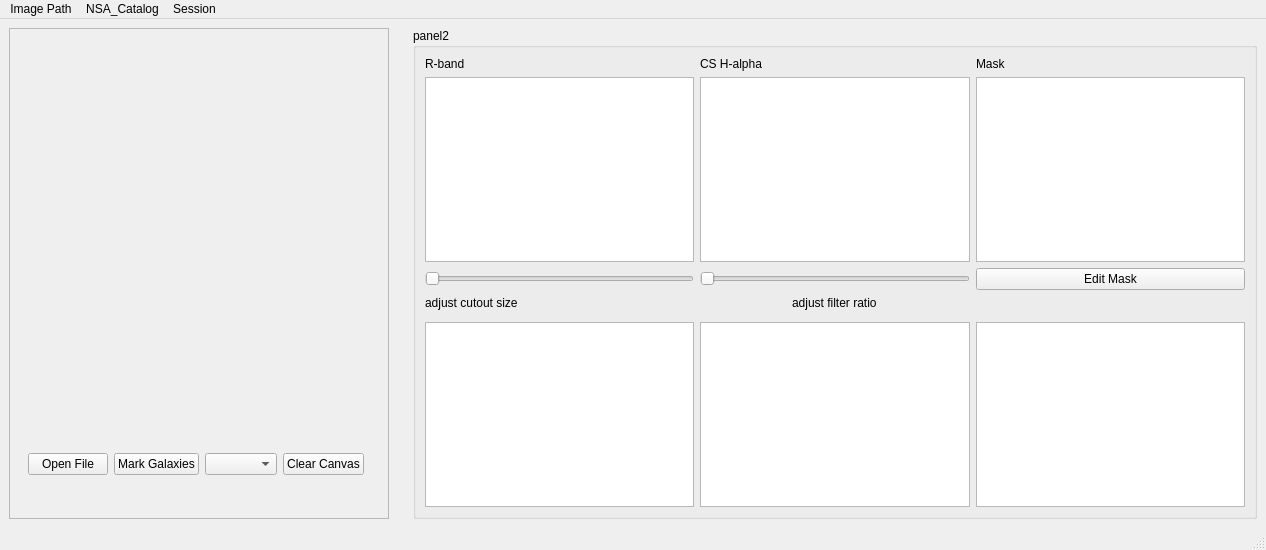
<?xml version="1.0" encoding="UTF-8"?>
<ui version="4.0">
 <class>MainWindow</class>
 <widget class="QMainWindow" name="MainWindow">
  <property name="geometry">
   <rect>
    <x>0</x>
    <y>0</y>
    <width>1266</width>
    <height>550</height>
   </rect>
  </property>
  <property name="windowTitle">
   <string>MainWindow</string>
  </property>
  <widget class="QWidget" name="centralwidget">
   <layout class="QHBoxLayout" name="horizontalLayout">
    <item>
     <widget class="QFrame" name="mainframe">
      <property name="frameShape">
       <enum>QFrame::StyledPanel</enum>
      </property>
      <property name="frameShadow">
       <enum>QFrame::Raised</enum>
      </property>
      <layout class="QGridLayout" name="gridLayout_2">
       <item row="1" column="1">
        <widget class="QWidget" name="widget_4" native="true"/>
       </item>
       <item row="5" column="0">
        <widget class="QWidget" name="button_bar" native="true">
         <layout class="QGridLayout" name="gridLayout_3">
          <item row="0" column="0">
           <widget class="QPushButton" name="wopen">
            <property name="text">
             <string>Open File</string>
            </property>
           </widget>
          </item>
          <item row="0" column="1">
           <widget class="QPushButton" name="wmark">
            <property name="text">
             <string>Mark Galaxies</string>
            </property>
           </widget>
          </item>
          <item row="0" column="2">
           <widget class="QComboBox" name="wgalid"/>
          </item>
          <item row="0" column="3">
           <widget class="QPushButton" name="wclear">
            <property name="text">
             <string>Clear Canvas</string>
            </property>
           </widget>
          </item>
         </layout>
        </widget>
       </item>
       <item row="4" column="1">
        <widget class="QWidget" name="widget_5" native="true"/>
       </item>
       <item row="2" column="1">
        <widget class="QWidget" name="widget_3" native="true"/>
       </item>
       <item row="3" column="1">
        <widget class="QWidget" name="widget_6" native="true"/>
       </item>
       <item row="5" column="1">
        <widget class="QWidget" name="widget_7" native="true"/>
       </item>
       <item row="1" column="0" rowspan="4">
        <widget class="QWidget" name="coadd_widget" native="true"/>
       </item>
      </layout>
     </widget>
    </item>
    <item>
     <widget class="QWidget" name="widget_8" native="true"/>
    </item>
    <item>
     <widget class="QWidget" name="widget_2" native="true"/>
    </item>
    <item>
     <widget class="QWidget" name="widget" native="true"/>
    </item>
    <item>
     <widget class="QGroupBox" name="groupBox">
      <property name="title">
       <string>panel2</string>
      </property>
      <layout class="QGridLayout" name="gridLayout">
       <item row="6" column="0">
        <widget class="QGraphicsView" name="profiles_r"/>
       </item>
       <item row="3" column="0">
        <widget class="QSlider" name="cutoutsizeslider">
         <property name="orientation">
          <enum>Qt::Horizontal</enum>
         </property>
        </widget>
       </item>
       <item row="1" column="2">
        <widget class="QLabel" name="label_3">
         <property name="text">
          <string>Mask</string>
         </property>
        </widget>
       </item>
       <item row="2" column="1">
        <widget class="QGraphicsView" name="cshalpha"/>
       </item>
       <item row="1" column="0">
        <widget class="QLabel" name="label">
         <property name="text">
          <string>R-band </string>
         </property>
        </widget>
       </item>
       <item row="1" column="1">
        <widget class="QLabel" name="label_2">
         <property name="text">
          <string>CS H-alpha</string>
         </property>
        </widget>
       </item>
       <item row="3" column="1">
        <widget class="QSlider" name="filterratioslider">
         <property name="orientation">
          <enum>Qt::Horizontal</enum>
         </property>
        </widget>
       </item>
       <item row="3" column="2">
        <widget class="QPushButton" name="emask">
         <property name="text">
          <string>Edit Mask</string>
         </property>
        </widget>
       </item>
       <item row="6" column="2">
        <widget class="QGraphicsView" name="profiles_norm"/>
       </item>
       <item row="6" column="1">
        <widget class="QGraphicsView" name="profiles_ha"/>
       </item>
       <item row="4" column="1" alignment="Qt::AlignHCenter">
        <widget class="QLabel" name="label_5">
         <property name="text">
          <string>adjust filter ratio</string>
         </property>
        </widget>
       </item>
       <item row="2" column="0">
        <widget class="QGraphicsView" name="rcutout"/>
       </item>
       <item row="2" column="2">
        <widget class="QGraphicsView" name="maskimage"/>
       </item>
       <item row="4" column="0">
        <widget class="QLabel" name="label_4">
         <property name="text">
          <string>adjust cutout size</string>
         </property>
        </widget>
       </item>
       <item row="5" column="0">
        <widget class="QWidget" name="widget_9" native="true"/>
       </item>
      </layout>
     </widget>
    </item>
   </layout>
  </widget>
  <widget class="QMenuBar" name="menubar">
   <property name="geometry">
    <rect>
     <x>0</x>
     <y>0</y>
     <width>1266</width>
     <height>22</height>
    </rect>
   </property>
   <widget class="QMenu" name="menuFile">
    <property name="title">
     <string>Image Path</string>
    </property>
    <addaction name="actionOpen"/>
    <addaction name="actionSave"/>
    <addaction name="separator"/>
    <addaction name="actionQuit"/>
   </widget>
   <widget class="QMenu" name="menuSession">
    <property name="title">
     <string>Session</string>
    </property>
    <addaction name="actionsave"/>
    <addaction name="separator"/>
   </widget>
   <widget class="QMenu" name="menuNSA_Catalog">
    <property name="title">
     <string>NSA_Catalog</string>
    </property>
   </widget>
   <addaction name="menuFile"/>
   <addaction name="menuNSA_Catalog"/>
   <addaction name="menuSession"/>
  </widget>
  <widget class="QStatusBar" name="statusbar"/>
  <action name="actionOpen">
   <property name="text">
    <string>R-band coadd</string>
   </property>
  </action>
  <action name="actionSave">
   <property name="text">
    <string>Halpha coadd</string>
   </property>
  </action>
  <action name="actionQuit">
   <property name="text">
    <string>Quit</string>
   </property>
  </action>
  <action name="actionsave">
   <property name="text">
    <string>save</string>
   </property>
  </action>
 </widget>
 <resources/>
 <connections/>
</ui>
